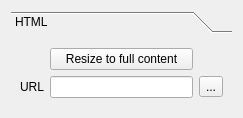
<?xml version="1.0" encoding="UTF-8"?>
<ui version="4.0">
 <class>QgsComposerHtmlItemWidgetBase</class>
 <widget class="QWidget" name="QgsComposerHtmlItemWidgetBase">
  <property name="geometry">
   <rect>
    <x>0</x>
    <y>0</y>
    <width>243</width>
    <height>116</height>
   </rect>
  </property>
  <property name="windowTitle">
   <string>Form</string>
  </property>
  <layout class="QGridLayout" name="gridLayout_2">
   <item row="0" column="0">
    <widget class="QToolBox" name="mToolBox">
     <property name="currentIndex">
      <number>0</number>
     </property>
     <widget class="QWidget" name="page">
      <property name="geometry">
       <rect>
        <x>0</x>
        <y>0</y>
        <width>225</width>
        <height>72</height>
       </rect>
      </property>
      <attribute name="label">
       <string>HTML</string>
      </attribute>
      <layout class="QGridLayout" name="gridLayout">
       <item row="1" column="1">
        <widget class="QLineEdit" name="mUrlLineEdit"/>
       </item>
       <item row="1" column="2">
        <widget class="QToolButton" name="mFileToolButton">
         <property name="text">
          <string>...</string>
         </property>
        </widget>
       </item>
       <item row="1" column="0">
        <widget class="QLabel" name="mUrlLabel">
         <property name="text">
          <string>URL</string>
         </property>
        </widget>
       </item>
       <item row="0" column="1">
        <widget class="QPushButton" name="mResizeToFullContentButton">
         <property name="text">
          <string>Resize to full content</string>
         </property>
        </widget>
       </item>
      </layout>
     </widget>
    </widget>
   </item>
  </layout>
 </widget>
 <resources/>
 <connections/>
</ui>
